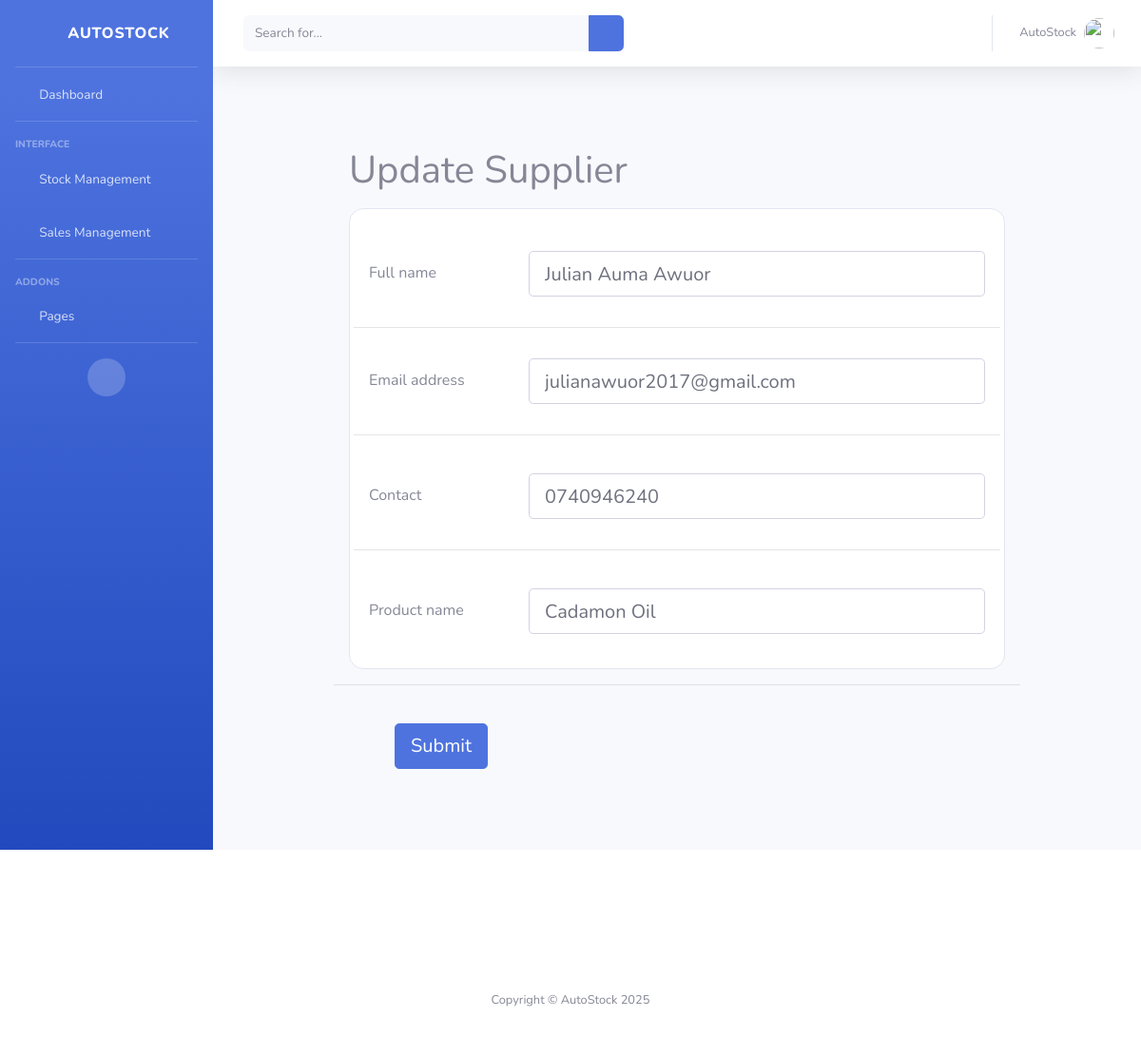
/editsupplier/3, run on the app's committed database.
### autoapp/models.py (models this page shows, shortened)
class Supplier(models.Model):
     fullname = models.CharField(max_length=100)
     email = models.EmailField()
     contact = models.CharField(max_length=50)
     productname = models.CharField(max_length=100)

### autoapp/views.py (the view)
# urls.py: path('editsupplier/<int:id>', views.editsupplier, name='editsupplier'),
def editsupplier(request,id):
    editsuppliers =Supplier.objects.get(id = id)
    return render(request, 'editsupplier.html', {'supplier':editsuppliers})

### template/editsupplier.html (shortened to what this page needs)
<!DOCTYPE html>
<html lang="en">
<head>
    {% load static %}
    <link href="{% static 'vendor/fontawesome-free/css/all.min.css' %}" rel="stylesheet" type="text/css">
    <link href="{% static 'css/sb-admin-2.min.css' %}" rel="stylesheet">
</head>
<body id="page-top">
    <div id="wrapper">
        <ul class="navbar-nav bg-gradient-primary sidebar sidebar-dark accordion" id="accordionSidebar">
            <a class="sidebar-brand d-flex align-items-center justify-content-center" href="{% url 'index' %}">
                <div class="sidebar-brand-icon rotate-n-15">
                    <i class="fas fa-laugh-wink"></i>
                </div>
                <div class="sidebar-brand-text mx-3">AutoStock <sup></sup></div>
            </a>
            <hr class="sidebar-divider my-0">
            <li class="nav-item">
                <a class="nav-link" href="{% url 'index' %}">
                    <i class="fas fa-fw fa-tachometer-alt"></i>
                    <span>Dashboard</span></a>
            </li>
            <hr class="sidebar-divider">
            <div class="sidebar-heading">
                Interface
            </div>
             <li class="nav-item">
                <a class="nav-link collapsed" href="#" data-toggle="collapse" data-target="#collapseTwo"
                    aria-expanded="true" aria-controls="collapseTwo">
                    <i class="fas fa-fw fa-cog"></i>
                    <span>Stock Management</span>
                </a>
            </li>
           <li class="nav-item">
                <a class="nav-link collapsed" href="#" data-toggle="collapse" data-target="#collapseUtilities"
                    aria-expanded="true" aria-controls="collapseUtilities">
                    <i class="fas fa-fw fa-wrench"></i>
                    <span>Sales Management</span>
                </a>
            </li>
            <hr class="sidebar-divider">
            <div class="sidebar-heading">
                Addons
            </div>
            <li class="nav-item">
                <a class="nav-link collapsed" href="#" data-toggle="collapse" data-target="#collapsePages"
                    aria-expanded="true" aria-controls="collapsePages">
                    <i class="fas fa-fw fa-folder"></i>
                    <span>Pages</span>
                </a>
            </li>
            <hr class="sidebar-divider d-none d-md-block">
            <div class="text-center d-none d-md-inline">
                <button class="rounded-circle border-0" id="sidebarToggle"></button>
            </div>
        </ul>
        <div id="content-wrapper" class="d-flex flex-column">
            <div id="content">
                <nav class="navbar navbar-expand navbar-light bg-white topbar mb-4 static-top shadow">
                    <form
                        class="d-none d-sm-inline-block form-inline mr-auto ml-md-3 my-2 my-md-0 mw-100 navbar-search">
                        <div class="input-group">
                            <input type="text" class="form-control bg-light border-0 small" placeholder="Search for..."
                                aria-label="Search" aria-describedby="basic-addon2">
                            <div class="input-group-append">
                                <button class="btn btn-primary" type="button">
                                    <i class="fas fa-search fa-sm"></i>
                                </button>
                            </div>
                        </div>
                    </form>
                    <ul class="navbar-nav ml-auto">
                        <li class="nav-item dropdown no-arrow">
                            <a class="nav-link dropdown-toggle" href="#" id="userDropdown" role="button"
                                data-toggle="dropdown" aria-haspopup="true" aria-expanded="false">
                                <span class="mr-2 d-none d-lg-inline text-gray-600 small">AutoStock</span>
                                <img class="img-profile rounded-circle"
                                    src="{% static 'img/undraw_profile.svg' %}">
                            </a>
                        </li>
                    </ul>
                </nav>
                <form method="POST" action="/updatesupplier/{{ supplier.id }}">
                <section class="vh-100" style="background-color: ;">
  <div class="container h-100">
    <div class="row d-flex justify-content-center align-items-center h-100">
      <div class="col-xl-9">
        <h1 class="text-gray mb-3">Update Supplier</h1>
        <div class="card" style="border-radius: 15px;">
          <div class="card-body">
            <div class="row align-items-center pt-4 pb-3">
              <div class="col-md-3 ps-5">
                <h6 class="mb-0">Full name</h6>
              </div>
              <div class="col-md-9 pe-5">
                <input type="text" class="form-control form-control-lg" name="fullname" id="name" value="{{ supplier.fullname }}" />
              </div>
            </div>
            <hr class="mx-n3">
            <div class="row align-items-center py-3">
              <div class="col-md-3 ps-5">
                <h6 class="mb-0">Email address</h6>
              </div>
              <div class="col-md-9 pe-5">
                <input type="email" class="form-control form-control-lg" placeholder="example@example.com" name="email" id="email" value="{{ supplier.email }}"/>
              </div>
            </div>
            <hr class="mx-n3">
            <div class="row align-items-center pt-4 pb-3">
              <div class="col-md-3 ps-5">
                <h6 class="mb-0">Contact</h6>
              </div>
              <div class="col-md-9 pe-5">
                <input type="tel" class="form-control form-control-lg" name="contact" id="contact" value="{{ supplier.contact }}"/>
              </div>
            </div>
            <hr class="mx-n3">
             <div class="row align-items-center pt-4 pb-3">
              <div class="col-md-3 ps-5">
                <h6 class="mb-0">Product name</h6>
              </div>
              <div class="col-md-9 pe-5">
                <input type="text" class="form-control form-control-lg" name="productname" id="product" value="{{ supplier.productname }}" />
              </div>
            </div>
              </div>
            </div>
            <hr class="mx-n3">
            <div class="px-5 py-4">
              <button type="submit" data-mdb-button-init data-mdb-ripple-init class="btn btn-primary btn-lg">Submit</button>
            </div>
          </div>
        </div>
      </div>
    </div>
  </div>
            </div>
    <br><br><br><br><br>
            <footer class="sticky-footer bg-white">
                <div class="container my-auto">
                    <div class="copyright text-center my-auto">
                        <span>Copyright &copy; AutoStock 2025</span>
                    </div>
                </div>
            </footer>
</body>
</html>

### data on the page
Supplier: fullname "Julian Auma Awuor", email "julianawuor2017@gmail.com", contact "0740946240", productname "Cadamon Oil"
